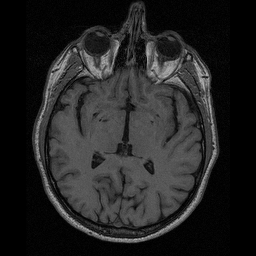
#> input picture lab01/workingVersion3/data/lab-01-data/brain-slice40.tiff, 256 x 256 px, found by its file name
$ python lab01.py
#> lines starting #> are read from the running program, lines starting #| are printed output that depends on the picture; after the words box and inside, x2 and y2 are one past the last pixel; in counts of white or black regions, pixels touching at a corner belong together; long printed decimals are rounded
### lab01/lab01_functions.py
# -*- coding: utf-8 -*-
"""
Created on Thu Mar  5 18:06:39 2020

@author: abric
"""


import skimage.io
import matplotlib.pyplot as plt
import skimage.morphology as morph
import skimage.filters as flt
import numpy as np


### PLOTTING FUNCTIONS

def plotImage(image):
    """
    Plot the image
    """
    plt.figure()
    plt.imshow(image)

def plotHistogram(image):
    """
    Plot the histogram of the image
    """
    plt.figure()
    plt.hist(image.ravel(), bins=256, histtype='step', color='black')

def plotEdgeMap(edgeMap):
    nx,ny=edgeMap.shape
    fig, ax = plt.subplots(1, 1, figsize=(6, 6))
    ax.imshow(edgeMap, cmap='gray')
    ax.set_title('Contours ({} px, {} px)'.format(nx, ny))

### LABELIZATION ALGORITHM
# This is the algorithm that groups pixels within parts of the picture where the boundary is closed.
# It attributes labels to each pixel, standing for each group.

def labelizePixels(edgeMap,minValue=0):
    """
    ------ Image analysis lab 1 --------
    Takes an edge map image as input and returns the map of labels such that every pixel
    belongs to a cluster defined by the edge detection.
    This is therefore a labelization algorithm.
    INPUT:
        - image: image with edged pixels (with -1 or less for each pixel)
        - minValue: int under which the pixels need to be detected as edges in the edge map
    REQUIREMENT:
        "all edges marked with negative values"
        "all the rest marked with 0"
    OUTPUT:
        - labels: label of each pixel
    """
    image = edgeMap
    im_h,im_w = image.shape
    labels = np.zeros(shape=(im_h,im_w))
    currentLabel = 0
    buffer = [(0,0)]
    while True:
        currentLabel += 1
        while len(buffer) > 0:
            x,y = buffer[0]
            buffer = buffer[1:]
            if image[x, y] < minValue: continue
            labels[x, y] = currentLabel
            if (x-1 >= 0) and (labels[x-1, y] == 0) and (x-1,y) not in buffer:
                    buffer.append((x-1,y))
            if (x+1 < im_h) and (labels[x+1, y] == 0) and (x+1,y) not in buffer:
                    buffer.append((x+1,y))
            if (y-1 >= 0) and (labels[x, y-1] == 0) and (x,y-1) not in buffer:
                    buffer.append((x,y-1))
            if (y+1 < im_w) and (labels[x, y+1] == 0) and (x,y+1) not in buffer:
                    buffer.append((x,y+1))

        # If this point is reached, it means the last buffer is completed
        # and now we need to start a new one !
        # To find it: the first point
        cond = np.logical_and(image >= minValue, labels == 0)
        indexes = np.argwhere(cond)
        if indexes.shape[0] == 0:
            break
        buffer = [indexes[0,:]]

    return labels

### CLASSIFICATION ALGORITHM
# to find the number of shapes present in the labelled pixel map.

def labels2Shapes(labels):
    """
    Image Analysis, lab 1 part II
    This function is used to count the number of shapes present in a picture.
    It takes as input 'labels', which is a Label map generated by the previous function 'labelizePixels'
    It returns as output an array groups of np.array, each one of them containing the different shapes found.
    """
    uniques, occurences = np.unique(labels,return_counts = True)
    # Remove the background, the borders, and the values that are too small to be relevant
    sortedIndexes = np.argsort(occurences)
    occurences = occurences[sortedIndexes]
    occurences = occurences[:-2]
    minimumAmountOfPixel = 20
    occurences = occurences[occurences>minimumAmountOfPixel]

    # While loop to cluster the occurences by groups
    # The groups are the shapes
    # The number of element per loops is the number of elements of each shape on the picture
    groups = []
    allowedRange = 175
    # While occurence is not empty
    while len(occurences):
        # Get the first value of occurences
        value = occurences[0]
        # Get the neighboors and add them as a group
        neighboorsIndex = np.abs(occurences - value)<allowedRange
        groups.append(occurences[neighboorsIndex])
        # And remove them from occurences
        occurences = occurences[np.logical_not(neighboorsIndex)]

    return groups

### FUNCTIONS FOR COUNTING NUMBER OF SHAPES

def countNumberOfShapes(im_bi):
    """
    Given a binary edge map, this function will count the number of shapes present in this edge map.
    It uses the number of pixel in each closed region to differentiate the shapes between them.
    See the 2 functions used:
        - labelizePixel, to form the closed regions with labels
        - labels2shapes, that does the counting job of the shapes
    """

    # Apply gaussian fitler to finish the end
    im_bi = skimage.filters.gaussian(im_bi,sigma=1) * 255

    # Apply any border detection
    edgeMap = skimage.filters.laplace(im_bi)
    edgeMap[edgeMap>0]=-edgeMap[edgeMap>0]

    # Clustering
    labels = labelizePixels(edgeMap, minValue = -4)

    # Analysis of the labels
    return labels2Shapes(labels)


def blueThresholdForPixel(pixel, image):
    """
    Takes on pixel and on image, and make a threshold for the value in the blue channel around this given pixel.
    Returns the thresholded image
    """
    x_interest, y_interest = pixel
    B = image[x_interest,y_interest]
    deltaB = 100
    testB = np.logical_and(image[:,:]<B+deltaB,image[:,:]>B-deltaB)
    return testB


### FUNCTIONS FOR EDGE DETECTION 2

# [75 lines left out: functions skeletonize_based_sobel, gradient_sobel, minmax, not called in this run]

### lab01/lab01.py
# -*- coding: utf-8 -*-
"""
Created on Thu Mar  5 17:27:39 2020

@author: Arthur Bricq
"""

import matplotlib.pyplot as plt
import lab01_functions as imPro
import skimage.io
import skimage.morphology
import numpy as np
from skimage.segmentation import active_contour
from skimage.filters import gaussian
from skimage.segmentation import chan_vese
from skimage.feature import canny
from scipy import ndimage
from skimage.color import rgb2gray
from skimage import exposure


#%% PART I *******************************

# Load image
brain_im = skimage.io.imread('data/lab-01-data/brain-slice40.tiff')
#> brain_im is the input picture: shape (256, 256); min 0, max 189, mean 35.2
im_h, im_w = brain_im.shape
#> im_h = 256; im_w = 256

# Plot the image
fig, ax = plt.subplots(1, 1, figsize=(6, 6))
ax.imshow(brain_im, cmap='gray')
ax.set_title('MRI brain image ({} px, {} px)'.format(im_h, im_w))
ax.axis('off')
plt.show()


#%% Functions to encapsulate the 2 edge detectors that were done

# Those 2 functions return an edge map with negative pixels where the edges are
# Those edge maps are then used in a labelization algortimh to either
# - count the pixels (part I)
# - cluster the pixels in groups and find the number of different shapes

def getEdgeMapMethod1(img, t1, t2):
    binary_im = np.logical_and(img > t1, brain_im < t2)
    edgeMap = skimage.filters.laplace(binary_im)
    edgeMap[edgeMap>0]=-edgeMap[edgeMap>0]
    return edgeMap

def getEdgeMapMethod2(img, t1, t2):
    sigma=2.5
    G_t1=10
    G_t2=200
    (edges,thld_img,G,Phi,G_thld_img)=imPro.skeletonize_based_sobel(img,sigma,t1,t2,G_t1,G_t2)
    edgeMap = -np.array(edges).astype(int)
    return edgeMap

def getEdgeMapMethod3(img):
    edgeMap = canny(img, sigma= 1.1)
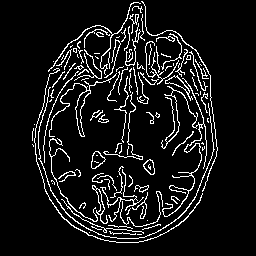
#> edgeMap: shape (256, 256) bool; 9% white in thin lines or dots, all inside (x1, y1, x2, y2) = (32, 1, 218, 243)
    edgeMap = skimage.morphology.dilation(edgeMap)
#> edgeMap: shape (256, 256) bool; 23.5% white; 7 white regions (1 under 20 px), largest, box (x1, y1, x2, y2) and area: (31, 0, 219, 244) 14863, (89, 109, 110, 124) 168, (142, 158, 156, 176) 144, (171, 130, 195, 157) 104, (145, 111, 161, 125) 99, (78, 201, 87, 210) 47
    edgeMap = -edgeMap.astype(int)
    imPro.plotEdgeMap(edgeMap)
    return edgeMap


#%% labelization

# edgeMap = getEdgeMapMethod1(brain_im,40,100)
edgeMap = 3*getEdgeMapMethod3(brain_im)

# Get the labels to count the number of pixels
labels = imPro.labelizePixels(edgeMap)
#> the loop in labelizePixels, `while True:` made 423 passes
#> buffer on passes 1 to 3: [[4, 134]], [[4, 141]], [[5, 132]]
#> after the loop in labelizePixels, `while True:`: cond: shape (256, 256) bool; every value is 0
#> after the loop in labelizePixels, `while True:`: currentLabel = 423
imPro.plotImage(labels)

# Analysis of the labels
plt.figure()
# 1. Histogram of each label
n, bins, patches = plt.hist(labels.ravel(),bins=np.unique(labels))
#> n = 423 values, max 32324 at index 1, min 1 at index 7, mean 154.9; bins = 424 values from 0 to 423; patches = 423 items
# Sort the occurences in ascending order
indexes = np.argsort(n)
#> indexes = 423 values, max 422 at index 316, min 0 at index 421, mean 211
# The label of interest is clearly the second most recurent label
indexOfLabel = indexes[-2]
#> indexOfLabel = 0
numberOfPixels = n[indexOfLabel]
#> numberOfPixels = 15430
ratio = numberOfPixels / im_h / im_w
#> ratio = 0.235
print("Result of the analysis")
print("- Number of pixels: {},\n- Ratio: {}".format(numberOfPixels, ratio))
#| - Number of pixels: 15430.0,
#| - Ratio: 0.2354


#%% PART II **************************

im1 = skimage.io.imread('data/lab-01-data/arena-shapes-01.png')
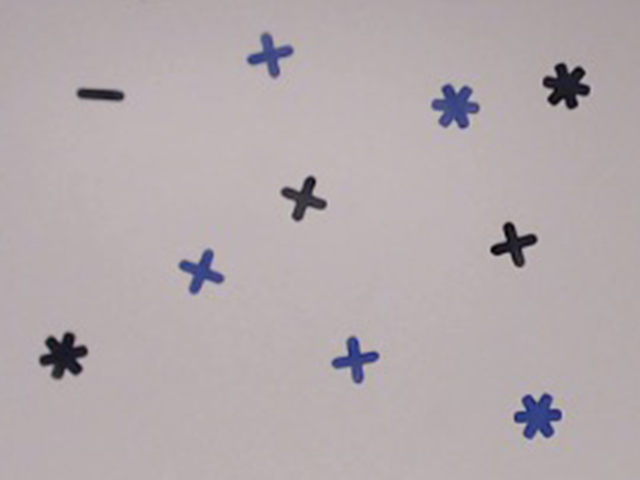
#> input picture lab01/workingVersion3/data/lab-01-data/arena-shapes-01.png, 640 x 480 px, found by its file name
#> im1 is the input picture: shape (480, 640, 3); mean R, G, B 180, 170.4, 173.1
im2 = skimage.io.imread('data/lab-01-data/arena-shapes-02.png')
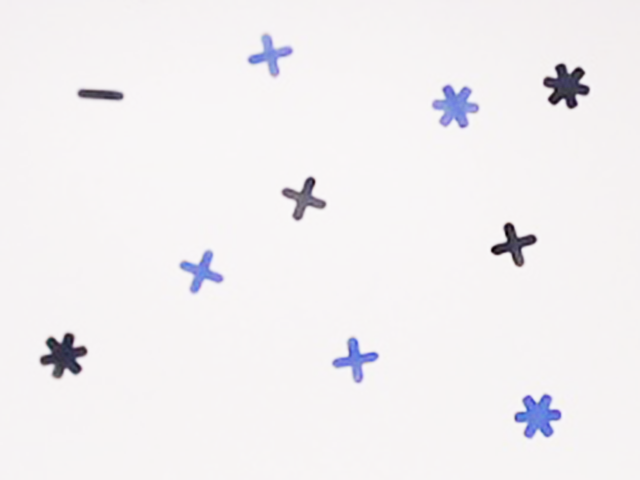
#> input picture lab01/workingVersion3/data/lab-01-data/arena-shapes-02.png, 640 x 480 px, found by its file name
#> im2 is the input picture: shape (480, 640, 3); mean R, G, B 242.2, 239.6, 241.6
im3 = skimage.io.imread('data/lab-01-data/arena-shapes-03.png')
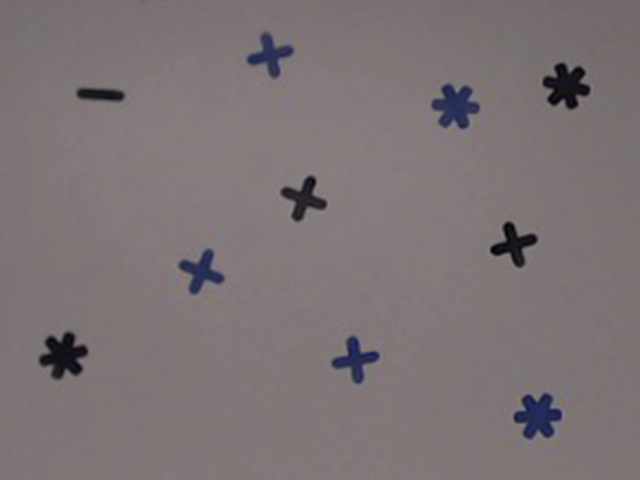
#> input picture lab01/workingVersion3/data/lab-01-data/arena-shapes-03.png, 640 x 480 px, found by its file name
#> im3 is the input picture: shape (480, 640, 3); mean R, G, B 123.8, 115.2, 117.3
images = np.array([im1,im2,im3])

#%%
im = im2
imPro.plotImage(im)

#%%
# 1. Seperate the background from the shapes with optimal threshold
tmp = im[:,:,0]
imPro.plotImage(tmp)
t = skimage.filters.threshold_otsu(tmp)
#> t = 174
im_bi = tmp < t
#> im_bi: shape (480, 640) bool; 2.8% white; 10 white regions, largest, box (x1, y1, x2, y2) and area: (543, 63, 590, 109) 1224, (40, 333, 87, 378) 1212, (514, 394, 561, 438) 1197
imPro.plotImage(im_bi)

# 2. Obtain the black shapes
tmp = im[:,:,2]
tmp = skimage.filters.gaussian(tmp,sigma = 2.5) * 255
tmp = skimage.exposure.rescale_intensity(tmp,out_range = (0,255))
im_bi_black = imPro.blueThresholdForPixel((358,56),tmp)
#> in blueThresholdForPixel, `B = image[x_interest,y_interest]`: B = 17.59
#> in blueThresholdForPixel, `testB = np.logical_and(image[:,:]<B+deltaB,image[:,:]>B-deltaB)`: testB: shape (480, 640) bool; 1.2% white; 5 white regions, box (x1, y1, x2, y2) and area: (544, 64, 589, 108) 1123, (41, 334, 86, 377) 1079, (492, 223, 536, 265) 755, (285, 179, 323, 218) 472, (80, 90, 121, 99) 285
imPro.plotImage(im_bi_black)
plt.title('Black parts of the image')

# Obtain the blue shapes
im_bi_blue = np.logical_xor(im_bi,im_bi_black)
#> im_bi_blue: shape (480, 640) bool; 1.6% white; 74 white regions (59 under 20 px), largest, box (x1, y1, x2, y2) and area: (514, 394, 561, 438) 1197, (433, 85, 478, 128) 1054, (333, 338, 378, 382) 737
im_bi_blue = skimage.morphology.opening(im_bi_blue)
#> im_bi_blue: shape (480, 640) bool; 1.4% white; 13 white regions (5 under 20 px), largest, box (x1, y1, x2, y2) and area: (514, 394, 561, 438) 1196, (433, 85, 478, 128) 1051, (333, 338, 378, 382) 736
imPro.plotImage(im_bi_blue)
plt.title('Blue parts of the image')

# Count the number of pixels and of each shape, and dislay the result
print("COULEUR BLEUE")
groups_blue = imPro.countNumberOfShapes(im_bi_blue)
#> in countNumberOfShapes, `edgeMap[edgeMap>0]=-edgeMap[edgeMap>0]`: edgeMap: shape (480, 640) float64; min -154, max 0, mean -0.62
#> the loop in labelizePixels (call 2), `while True:` made 25 passes
#> buffer on passes 1 to 12: [[39, 265]], [[89, 446]], [[94, 119]], [[95, 122]], [[99, 122]], [[194, 286]], [[200, 323]], [[208, 318]], [[213, 298]], [[215, 295]], [[219, 298]], [[219, 300]]
#> indexes on passes 21 to 23: [[402, 538], [408, 549], [429, 537], [429, 539]], [[408, 549], [429, 537], [429, 539]], [[429, 537], [429, 539]]
#> after the loop in labelizePixels (call 2), `while True:`: cond: shape (480, 640) bool; every value is 0
#> in labels2Shapes, `uniques, occurences = np.unique(labels,return_counts = True)`: uniques = 26 values from 0 to 25; occurences = 26 values, max 299500 at index 1, min 1 at index 4, mean 11815.4
#> in labels2Shapes, `sortedIndexes = np.argsort(occurences)`: sortedIndexes = 26 values, max 25 at index 16, min 0 at index 24, mean 12.5
#> in labels2Shapes, `occurences = occurences[sortedIndexes]`: occurences = 26 values from 1 to 299500
#> in labels2Shapes, `occurences = occurences[:-2]`: occurences = 24 values from 1 to 663
#> in labels2Shapes, `occurences = occurences[occurences>minimumAmountOfPixel]`: occurences = [194, 238, 271, 529, 663]
#> the loop in labels2Shapes, `while len(occurences):` made 2 passes
#> (value, neighboorsIndex, occurences) on pass 1: (194, [True, True, True, False, False], [529, 663])
#> (value, neighboorsIndex) on pass 2: (529, [True, True])
#> after the loop in labels2Shapes, `while len(occurences):`: groups = [[194, 238, 271], [529, 663]]; occurences = empty array
#> groups_blue = [[194, 238, 271], [529, 663]]
print("COULEUR NOIRE")
groups_black = imPro.countNumberOfShapes(im_bi_black)
#> in countNumberOfShapes (call 2), `edgeMap[edgeMap>0]=-edgeMap[edgeMap>0]`: edgeMap: shape (480, 640) float64; min -109.9, max 0, mean -0.466
#> call 3 of labelizePixels, with minValue = -4
#> the loop in labelizePixels (call 3), `while True:` made 8 passes
#> buffer on passes 1 to 7: [[67, 560]], [[93, 84]], [[182, 309]], [[188, 307]], [[190, 306]], [[227, 508]], [[337, 67]]
#> after the loop in labelizePixels (call 3), `while True:`:
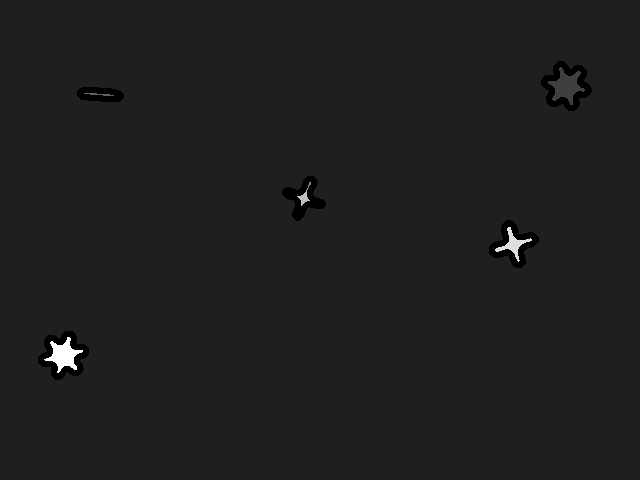
#> labels: shape (480, 640) float64; min 0, max 8, mean 1.01; drawn with min black and max white
#> after the loop in labelizePixels (call 3), `while True:`: currentLabel = 8
#> the loop in labels2Shapes (call 2), `while len(occurences):` made 3 passes
#> (value, neighboorsIndex, occurences) on passes 1 to 2: (44, [True, True, False, False, False], [317, 594, 634]), (317, [True, False, False], [594, 634])
#> (value, neighboorsIndex) on pass 3: (594, [True, True])
#> groups_black = [[44, 80], [317], [594, 634]]

#%% To count the number of pixels on each image


for i,im in enumerate(images):
    # 1. Seperate the background from the shapes with optimal threshold on the red channel
    tmp = im[:,:,0]
    t = skimage.filters.threshold_otsu(tmp)
    im_bi = tmp < t

    # 2. Obtain the black shapes
    tmp = im[:,:,2]
    tmp = skimage.filters.gaussian(tmp,sigma = 2.5) * 255
    tmp = skimage.exposure.rescale_intensity(tmp,out_range = (0,255))
    im_bi_black = imPro.blueThresholdForPixel((358,56),tmp)

    # 3. Obtain the blue shapes
    im_bi_blue = np.logical_xor(im_bi,im_bi_black)
    im_bi_blue = skimage.morphology.opening(im_bi_blue)

    # Count the number of pixels on each color
    n_blue = np.count_nonzero(im_bi_blue)
    n_black = np.count_nonzero(im_bi_black)

    print("Image :",i+1)
    print("Color blue: {} pixels".format(n_blue))
    print("Color black: {} pixels".format(n_black))
    print("\n")
#> this loop made 3 passes
#> (t, B in blueThresholdForPixel, n_blue, n_black) on passes 1 to 3: (121, 9.11, 5137, 4328), (174, 17.59, 4444, 3714), (83, 8.12, 5274, 4458)
#| Image : 1
#| Color blue: 5137 pixels
#| Color black: 4328 pixels
#| Image : 2
#| Color blue: 4444 pixels
#| Color black: 3714 pixels
#| Image : 3
#| Color blue: 5274 pixels
#| Color black: 4458 pixels
#> im_bi: shape (480, 640) bool; 3.4% white; 10 white regions, largest, box (x1, y1, x2, y2) and area: (39, 332, 88, 379) 1392, (543, 63, 591, 110) 1374, (514, 393, 562, 439) 1358
#> im_bi_black: shape (480, 640) bool; 1.5% white; 5 white regions, box (x1, y1, x2, y2) and area: (543, 63, 589, 109) 1264, (40, 333, 87, 378) 1251, (491, 223, 536, 266) 851, (283, 178, 325, 219) 700, (78, 89, 123, 100) 392
#> im_bi_blue: shape (480, 640) bool; 1.7% white; 10 white regions (5 under 20 px), largest, box (x1, y1, x2, y2) and area: (514, 393, 562, 439) 1357, (432, 84, 480, 129) 1266, (332, 337, 379, 384) 904, (179, 249, 224, 294) 878, (247, 33, 293, 78) 838
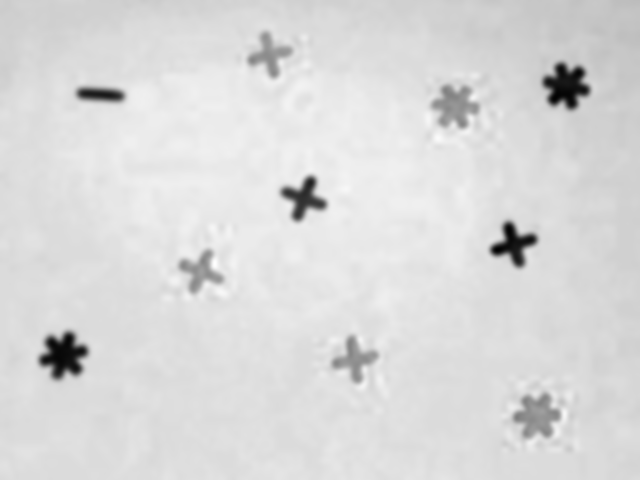
#> tmp: shape (480, 640) float64; min 0, max 255, mean 218.1


#%% data processing function


#%% Picture by picture
im1 = skimage.io.imread('data/lab-01-data/arena-shapes-01.png')
im2 = skimage.io.imread('data/lab-01-data/arena-shapes-02.png')
im3 = skimage.io.imread('data/lab-01-data/arena-shapes-03.png')

im = im2

# 1. Seperate the background from the shapes with optimal threshold on the red channel
tmp = im[:,:,0]
t = skimage.filters.threshold_otsu(tmp)
#> t = 174
im_bi = tmp < t
imPro.plotImage(im_bi)

# Get the edge map (to be used later) and create
edgeMap = skimage.filters.laplace(im_bi)
edgeMap[edgeMap>0]=-edgeMap[edgeMap>0]
#> edgeMap: shape (480, 640) float64; min -4, max 0, mean -0.0134
imPro.plotEdgeMap(edgeMap)
labels = imPro.labelizePixels(edgeMap)
#> the loop in labelizePixels (call 4), `while True:` made 11 passes
#> buffer on passes 1 to 10: [[36, 265]], [[64, 561]], [[86, 447]], [[90, 81]], [[178, 309]], [[224, 506]], [[252, 207]], [[334, 66]], [[339, 350]], [[395, 544]]
#> pass 2, in labelizePixels (call 4), `cond = np.logical_and(image >= minValue, labels == 0)`:
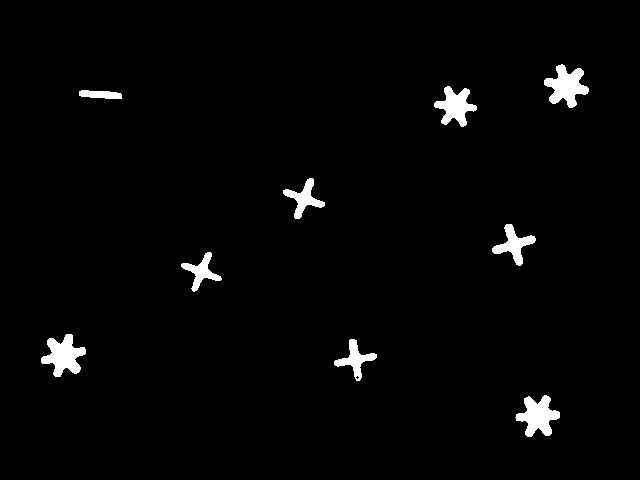
#> cond: shape (480, 640) bool; 2.2% white; 9 white regions, largest, box (x1, y1, x2, y2) and area: (544, 64, 589, 108) 1057, (41, 334, 86, 377) 1045, (515, 395, 560, 437) 1034
#> after the loop in labelizePixels (call 4), `while True:`: currentLabel = 11

# 2. Obtain the black shapes
tmp = im[:,:,2]
tmp = skimage.filters.gaussian(tmp,sigma = 2.5) * 255
imPro.plotHistogram(tmp)
tmp = skimage.exposure.rescale_intensity(tmp,out_range = (0,255))
imPro.plotHistogram(tmp)
im_bi_black = imPro.blueThresholdForPixel((358,56),tmp)

# 3. Obtain the blue shapes
im_bi_blue = np.logical_xor(im_bi,im_bi_black)
im_bi_blue = skimage.morphology.opening(im_bi_blue)

# 5. Find the centers of each cluster.
#> (the run stopped early here; a loop or call above may not have finished)
